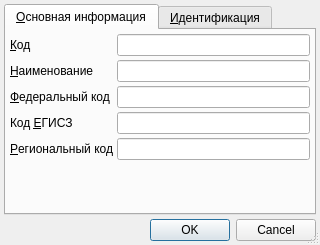
<?xml version="1.0" encoding="UTF-8"?>
<ui version="4.0">
 <class>ItemEditorDialog</class>
 <widget class="QDialog" name="ItemEditorDialog">
  <property name="geometry">
   <rect>
    <x>0</x>
    <y>0</y>
    <width>320</width>
    <height>245</height>
   </rect>
  </property>
  <property name="windowTitle">
   <string>ChangeMe!</string>
  </property>
  <property name="sizeGripEnabled">
   <bool>true</bool>
  </property>
  <layout class="QGridLayout" name="gridLayout">
   <property name="margin">
    <number>4</number>
   </property>
   <property name="spacing">
    <number>4</number>
   </property>
   <item row="2" column="0" colspan="2">
    <widget class="QTabWidget" name="tabWidget">
     <property name="currentIndex">
      <number>0</number>
     </property>
     <widget class="QWidget" name="tabMain">
      <attribute name="title">
       <string>&amp;Основная информация</string>
      </attribute>
      <layout class="QGridLayout" name="gridLayout_2">
       <property name="margin">
        <number>4</number>
       </property>
       <property name="spacing">
        <number>4</number>
       </property>
       <item row="1" column="1">
        <widget class="QLineEdit" name="edtName"/>
       </item>
       <item row="1" column="0">
        <widget class="QLabel" name="lblName">
         <property name="sizePolicy">
          <sizepolicy hsizetype="Maximum" vsizetype="Preferred">
           <horstretch>0</horstretch>
           <verstretch>0</verstretch>
          </sizepolicy>
         </property>
         <property name="text">
          <string>&amp;Наименование</string>
         </property>
         <property name="buddy">
          <cstring>edtName</cstring>
         </property>
        </widget>
       </item>
       <item row="2" column="0">
        <widget class="QLabel" name="lblFederalCode">
         <property name="enabled">
          <bool>true</bool>
         </property>
         <property name="sizePolicy">
          <sizepolicy hsizetype="Maximum" vsizetype="Preferred">
           <horstretch>0</horstretch>
           <verstretch>0</verstretch>
          </sizepolicy>
         </property>
         <property name="text">
          <string>&amp;Федеральный код</string>
         </property>
         <property name="buddy">
          <cstring>edtFederalCode</cstring>
         </property>
        </widget>
       </item>
       <item row="4" column="0">
        <widget class="QLabel" name="lblRegionalCode">
         <property name="enabled">
          <bool>true</bool>
         </property>
         <property name="sizePolicy">
          <sizepolicy hsizetype="Maximum" vsizetype="Preferred">
           <horstretch>0</horstretch>
           <verstretch>0</verstretch>
          </sizepolicy>
         </property>
         <property name="text">
          <string>&amp;Региональный код</string>
         </property>
         <property name="buddy">
          <cstring>edtRegionalCode</cstring>
         </property>
        </widget>
       </item>
       <item row="2" column="1">
        <widget class="QLineEdit" name="edtFederalCode">
         <property name="enabled">
          <bool>true</bool>
         </property>
        </widget>
       </item>
       <item row="3" column="0">
        <widget class="QLabel" name="lblUsishCode">
         <property name="enabled">
          <bool>true</bool>
         </property>
         <property name="sizePolicy">
          <sizepolicy hsizetype="Maximum" vsizetype="Preferred">
           <horstretch>0</horstretch>
           <verstretch>0</verstretch>
          </sizepolicy>
         </property>
         <property name="text">
          <string>Код &amp;ЕГИСЗ</string>
         </property>
         <property name="buddy">
          <cstring>edtUsishCode</cstring>
         </property>
        </widget>
       </item>
       <item row="4" column="1">
        <widget class="QLineEdit" name="edtRegionalCode">
         <property name="enabled">
          <bool>true</bool>
         </property>
        </widget>
       </item>
       <item row="5" column="0">
        <spacer>
         <property name="orientation">
          <enum>Qt::Vertical</enum>
         </property>
         <property name="sizeHint" stdset="0">
          <size>
           <width>73</width>
           <height>36</height>
          </size>
         </property>
        </spacer>
       </item>
       <item row="3" column="1">
        <widget class="QLineEdit" name="edtUsishCode">
         <property name="enabled">
          <bool>true</bool>
         </property>
        </widget>
       </item>
       <item row="0" column="0">
        <widget class="QLabel" name="lblCode">
         <property name="sizePolicy">
          <sizepolicy hsizetype="Maximum" vsizetype="Preferred">
           <horstretch>0</horstretch>
           <verstretch>0</verstretch>
          </sizepolicy>
         </property>
         <property name="text">
          <string>&amp;Код</string>
         </property>
         <property name="buddy">
          <cstring>edtCode</cstring>
         </property>
        </widget>
       </item>
       <item row="0" column="1">
        <widget class="QLineEdit" name="edtCode"/>
       </item>
      </layout>
     </widget>
     <widget class="QWidget" name="tabIdentification">
      <attribute name="title">
       <string>&amp;Идентификация</string>
      </attribute>
      <layout class="QGridLayout" name="gridLayout_3">
       <property name="margin">
        <number>4</number>
       </property>
       <property name="spacing">
        <number>4</number>
       </property>
       <item row="0" column="0">
        <widget class="CInDocTableView" name="tblIdentification"/>
       </item>
      </layout>
     </widget>
    </widget>
   </item>
   <item row="3" column="0" colspan="2">
    <widget class="QDialogButtonBox" name="buttonBox">
     <property name="standardButtons">
      <set>QDialogButtonBox::Cancel|QDialogButtonBox::Ok</set>
     </property>
    </widget>
   </item>
  </layout>
 </widget>
 <customwidgets>
  <customwidget>
   <class>CInDocTableView</class>
   <extends>QTableView</extends>
   <header>library/InDocTable.h</header>
  </customwidget>
 </customwidgets>
 <tabstops>
  <tabstop>tabWidget</tabstop>
  <tabstop>edtCode</tabstop>
  <tabstop>edtName</tabstop>
  <tabstop>edtFederalCode</tabstop>
  <tabstop>edtUsishCode</tabstop>
  <tabstop>edtRegionalCode</tabstop>
  <tabstop>tblIdentification</tabstop>
  <tabstop>buttonBox</tabstop>
 </tabstops>
 <resources/>
 <connections>
  <connection>
   <sender>buttonBox</sender>
   <signal>accepted()</signal>
   <receiver>ItemEditorDialog</receiver>
   <slot>accept()</slot>
   <hints>
    <hint type="sourcelabel">
     <x>135</x>
     <y>124</y>
    </hint>
    <hint type="destinationlabel">
     <x>135</x>
     <y>70</y>
    </hint>
   </hints>
  </connection>
  <connection>
   <sender>buttonBox</sender>
   <signal>rejected()</signal>
   <receiver>ItemEditorDialog</receiver>
   <slot>reject()</slot>
   <hints>
    <hint type="sourcelabel">
     <x>135</x>
     <y>124</y>
    </hint>
    <hint type="destinationlabel">
     <x>135</x>
     <y>70</y>
    </hint>
   </hints>
  </connection>
 </connections>
</ui>
